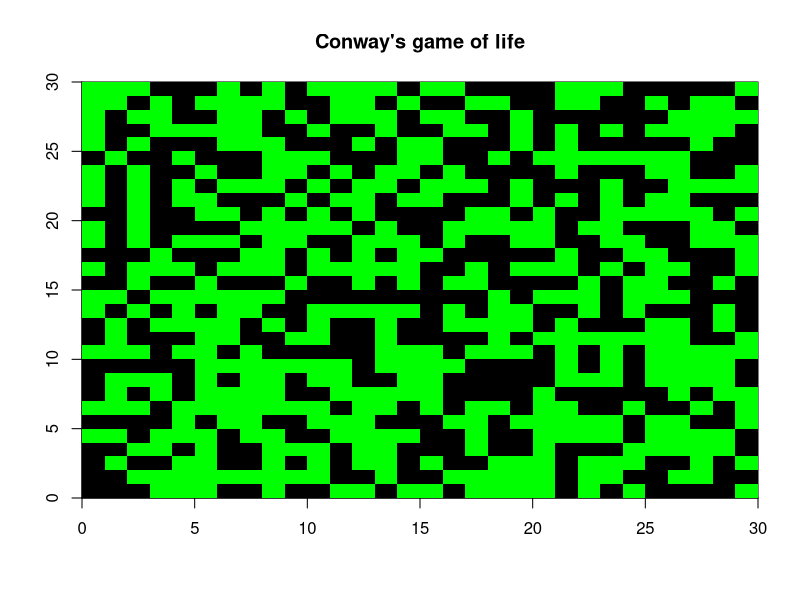
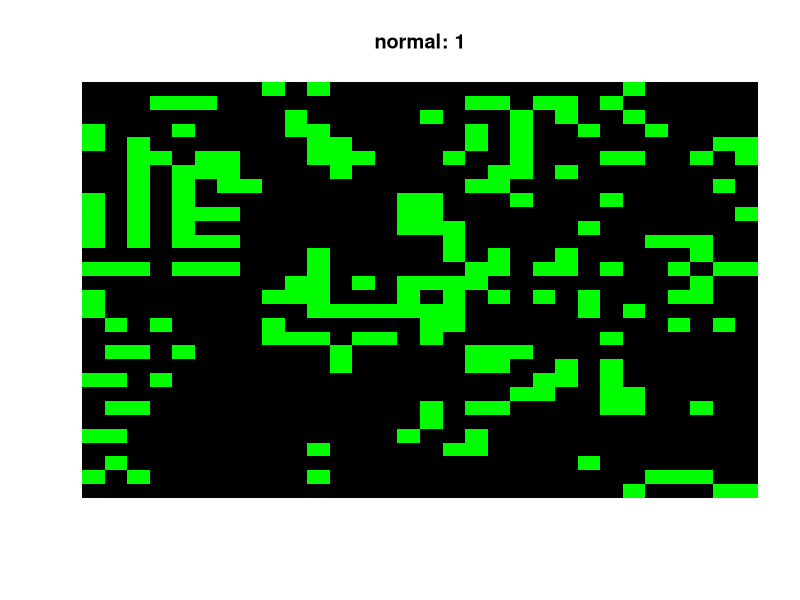
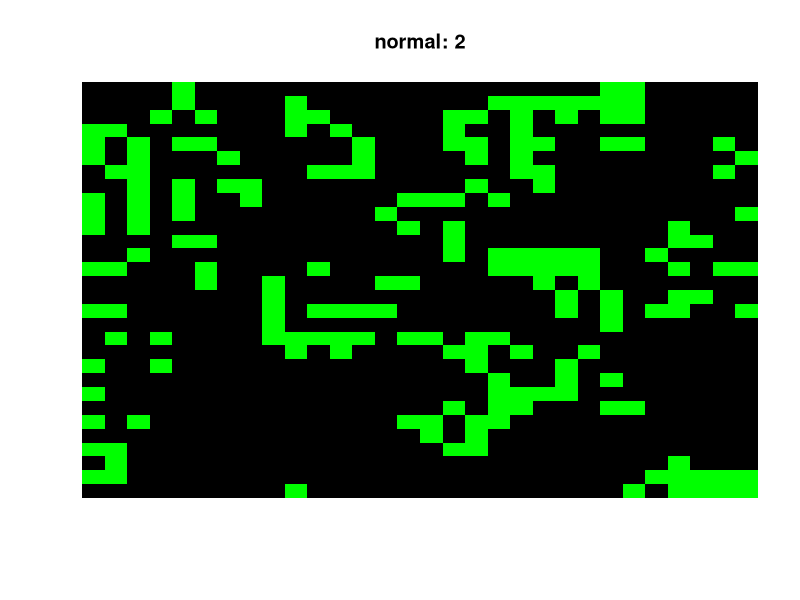
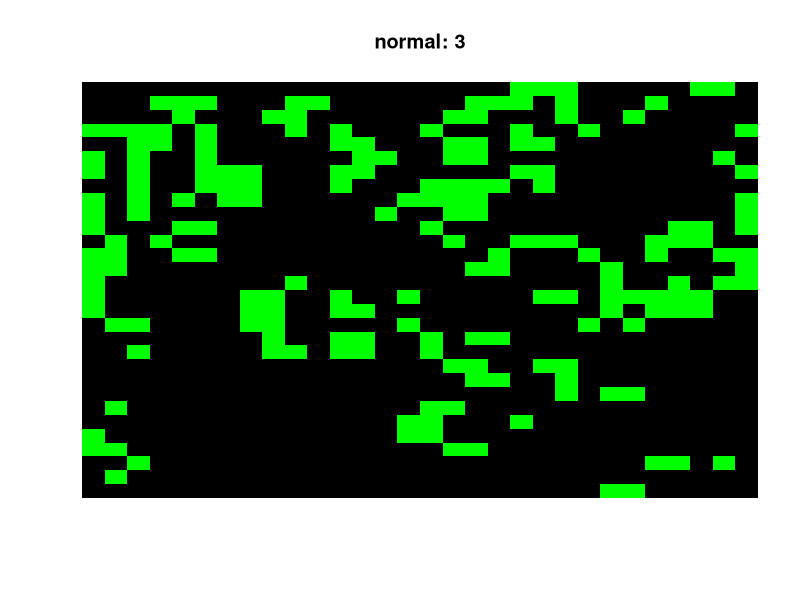
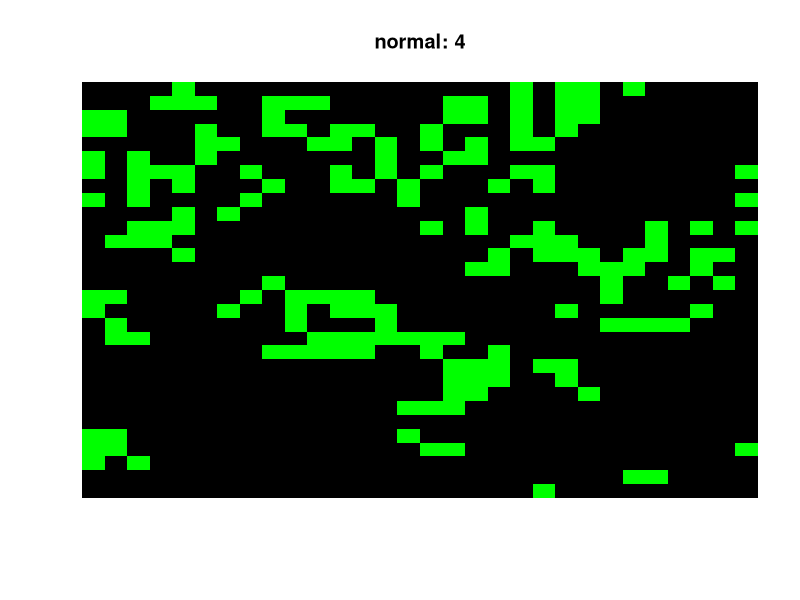
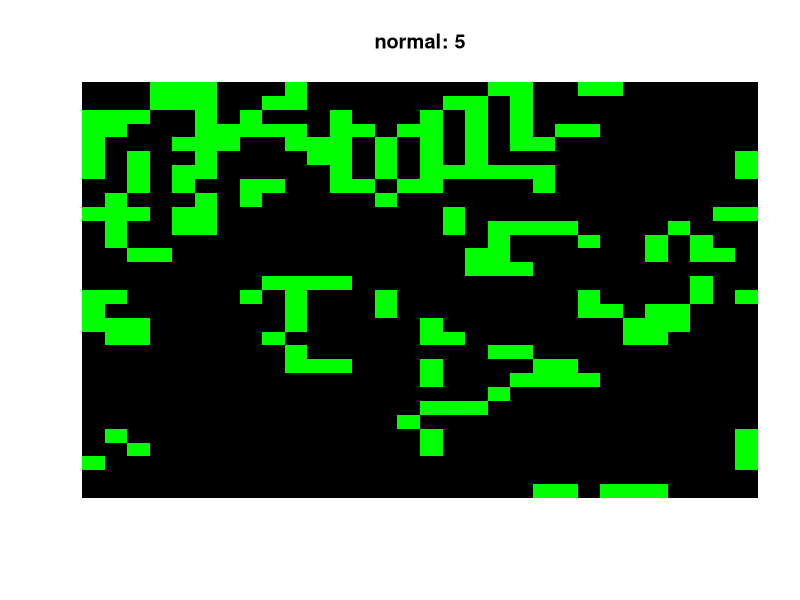
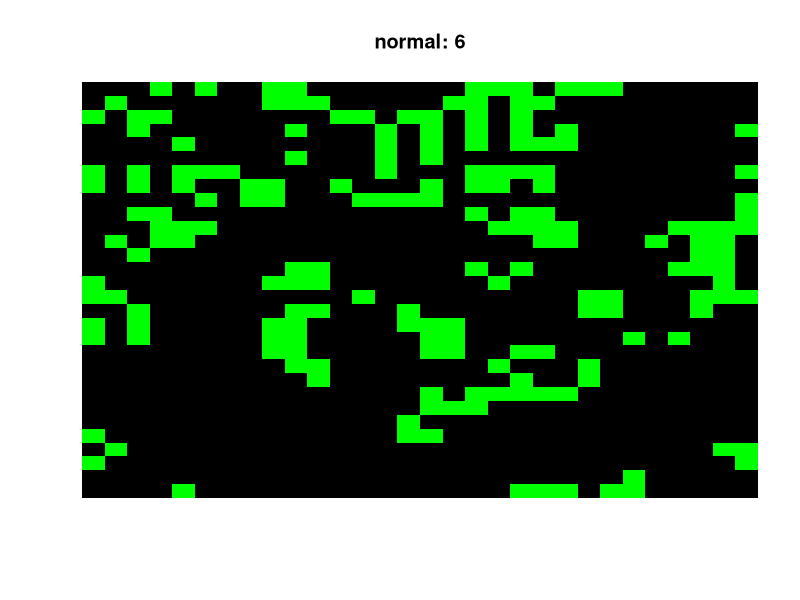
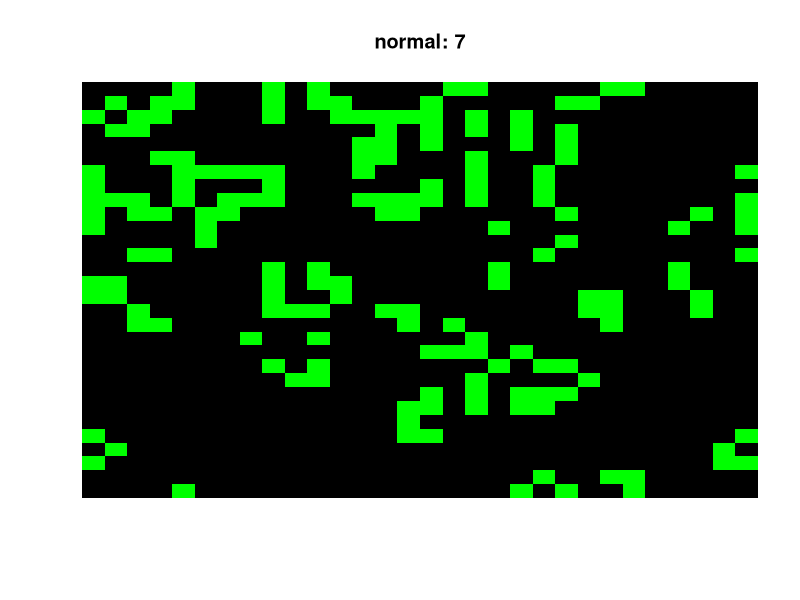

Source code (R) for these figures, in order:

SIZE = readline("Size(default: 30): ")
SIZE = if(SIZE == "") 30 else as.numeric(SIZE)
BG_COLOR = "black"
FW_COLOR = "green"

BORN = 1
SURVIVES = 2

DEATH = BORN-1
ALIVE = SURVIVES-1

weightingAdder <- function(M) {
  TMP = matrix(0, nrow=SIZE, ncol=SIZE, byrow=T)
  for (i in 1:SIZE) {
    for (j in 1:SIZE) {
      if (M[i,j] == 0)  next
      for (k in -1:1) {
        for (l in -1:1) {
          if (k == 0 && l == 0) next
          x = i + k
          y = j + l
          if (i+k == 0)  x = SIZE
          else if (i+k == SIZE+1) x = 1
          if (j+l == 0)  y = SIZE
          else if (j+l == SIZE+1) y = 1

          TMP[x,y] = TMP[x,y] + 1
        }
      }
    }
  }
  return(TMP)
}

# Deprecated function
opt <- function(M) {
  return(t(apply(M,2,rev)))
}

title = "Conway's game of life"
cat('Type: {fill, empty, random}={f, e, r}\n')
type <- readline("Type: ")
if (type == "f") {
  A = matrix(1, nrow=SIZE, ncol=SIZE, byrow=T)
  image(x=0:SIZE, y=0:SIZE, xlab="", ylab="", A, main=title, col=FW_COLOR, axes=FALSE)
} else if (type == "e") {
  A = matrix(0, nrow=SIZE, ncol=SIZE, byrow=T)
  image(x=0:SIZE, y=0:SIZE, xlab="", ylab="", A, main=title, col=BG_COLOR, axes=FALSE)
} else {
  rand = as.integer(runif(SIZE^2, min=0, max=2))
  A = matrix(rand, nrow=SIZE, ncol=SIZE, byrow=T)
  image(x=0:SIZE, y=0:SIZE, xlab="", ylab="", A, main=title, col=c(BG_COLOR,FW_COLOR), axes=TRUE)
}


makePattern <- function(M) {
  count <- readline("Make Count: ")
  count = if (count == "") 0 else as.numeric(count)

  for (i in 1:count) {
    if (count == 0) break
    print(i, quote=FALSE)
    input <- as.numeric(locator(1))
    pos <- as.numeric(input) + 0.05

    pos <- as.integer(pos) + 1
    
    M[pos[1], pos[2]] = if(M[pos[1],pos[2]]==1) 0 else 1

    image(x=0:SIZE, y=0:SIZE, xlab="", ylab="", M, col = if(length(M[M==1])==length(M)) FW_COLOR else c(BG_COLOR,FW_COLOR), axes=FALSE)
  }
  return(M)
}

A = makePattern(A)

library('stringr')
patternCompiler <- function(pattern) {
  rule_born = c()
  rule_survives = c()
  pattern = str_split(pattern, "")[[1]]
  for (i in 1:length(pattern)) {
    if (pattern[i] == "B") FLAG = FALSE
    if (pattern[i] == "S") FLAG = TRUE

    if (str_detect(pattern[i], "[0-9]")) {
      if (!FLAG) {
        rule_born <- c(rule_born, as.numeric(pattern[i]))
      } else {
        rule_survives <- c(rule_survives, as.numeric(pattern[i]))
      }
    }
  }
  return (list(rule_born, rule_survives))
}

printPattern <- function() {
  cat('\n')
  cat("normal: B3/S23\n")
  cat("day and night: B3678/S34678\n")
  cat("HighLife: B36/S23\n")
  cat("Replicator: B1357/S1357\n")
  cat("2x2: B36/S125\n")
  cat('\nPattern: [B3/S34]\n')
}
inputPattern <- function(rule) {
  rule <- readline("Input Pattern: ")
  if (rule == "normal" || rule=="n" || rule == "") {
    title = "normal"
    rule = "B3/S23"
  } else if (rule == "day and night" || rule=="d") {
    title = "day and night"
    rule = "B3678/S34678"
  } else if (rule == "HighLife" || rule=="h") {
    title = "HighLife"
    rule = "B36/S23"
  } else if (rule == "Replicator" || rule=="r") {
    title = "Replicator"
    rule = "B1357/S1357"
  } else if (rule == "2x2" || rule=="2") {
    title = "2x2"
    rule = "B36/S125"
  } else {
    title = rule
  }
  
  return(paste(title, rule, sep=","))
}

title = ""
printPattern()
rule <- inputPattern(rule)
title <- strsplit(rule, ",")[[1]][1]
rule <- strsplit(rule, ",")[[1]][2]
rule <- patternCompiler(rule)

counter = readline("generation num: ")

generation = 1
convergence = TRUE
B = matrix(0, nrow=SIZE, ncol=SIZE, byrow=T)
repeat {
  if (counter == "")  request = readline()
  if (request == "add") {
    A = makePattern(A)
    readline()
  } else if (request == "fwcolor") {
    cat('Color: {white, red, green, blue, lightblue, purple, yellow, gray, black}\n')
    FW_COLOR = readline("Color: ")
  } else if (request == "bgcolor") {
    cat('Color: {white, red, green, blue, lightblue, purple, yellow, gray, black}\n')
    BG_COLOR = readline("Color: ")
  } else if (request == "rule") {
    printPattern()
    rule <- inputPattern(rule)
    title <- strsplit(rule, ",")[[1]][1]
    rule <- strsplit(rule, ",")[[1]][2]
    rule <- patternCompiler(rule)
  } else if (request == "quit" || request == "q") {
    if (readline("Are you sure you want to quit? [y or n]: ") == "y") break
  }

  TMP = weightingAdder(A)
  for (x in 1:SIZE) {
    for (y in 1:SIZE) {
      if (A[x,y] == DEATH) {
        if (is.null(rule[[BORN]]) || length(rule[[BORN]][rule[[BORN]] == TMP[x,y]]) == 0)
          B[x,y] = 0
        else
          B[x,y] = 1
        next
      } 
      if (A[x,y] == ALIVE) {
        if (is.null(rule[[SURVIVES]]) || length(rule[[SURVIVES]][rule[[SURVIVES]]==TMP[x,y]])==0)
          B[x,y] = 0
        else
          B[x,y] = 1
        next
      } 
    }
  }
  if (length((A==B)[(A==B)==TRUE]) == SIZE^2) break

  A = B
  image(x=0:SIZE, y=0:SIZE, xlab="", ylab="", A, main=paste(title,generation,sep=": "), col=if(length(A[A==1])==length(A)) FW_COLOR else c(BG_COLOR,FW_COLOR), axes=FALSE)
  if (counter != "" && generation == as.numeric(counter))  counter = ""
  generation = generation + 1
}

